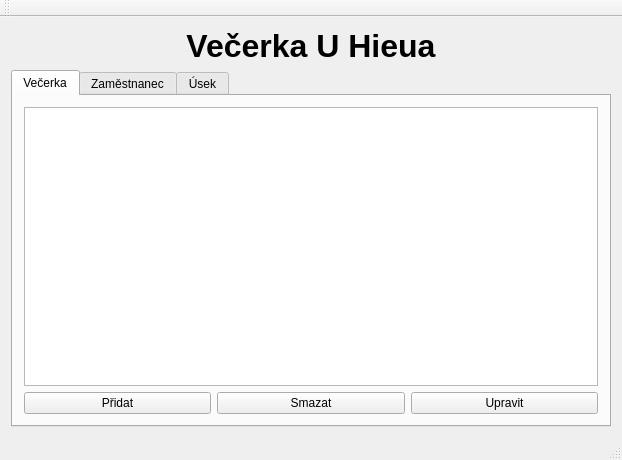
<?xml version="1.0" encoding="UTF-8"?>
<ui version="4.0">
 <class>MainWindow</class>
 <widget class="QMainWindow" name="MainWindow">
  <property name="geometry">
   <rect>
    <x>0</x>
    <y>0</y>
    <width>618</width>
    <height>460</height>
   </rect>
  </property>
  <property name="windowTitle">
   <string>MainWindow</string>
  </property>
  <widget class="QWidget" name="centralWidget">
   <layout class="QGridLayout" name="gridLayout">
    <item row="0" column="1">
     <widget class="QLabel" name="label">
      <property name="font">
       <font>
        <pointsize>24</pointsize>
        <weight>75</weight>
        <bold>true</bold>
       </font>
      </property>
      <property name="layoutDirection">
       <enum>Qt::LeftToRight</enum>
      </property>
      <property name="text">
       <string>Večerka U Hieua</string>
      </property>
      <property name="textFormat">
       <enum>Qt::AutoText</enum>
      </property>
      <property name="alignment">
       <set>Qt::AlignCenter</set>
      </property>
     </widget>
    </item>
    <item row="1" column="1">
     <widget class="QTabWidget" name="tabWidget">
      <property name="minimumSize">
       <size>
        <width>600</width>
        <height>300</height>
       </size>
      </property>
      <property name="currentIndex">
       <number>0</number>
      </property>
      <widget class="QWidget" name="tab">
       <attribute name="title">
        <string>Večerka</string>
       </attribute>
       <layout class="QGridLayout" name="gridLayout_2">
        <item row="3" column="0">
         <widget class="QPushButton" name="pushButtonPridatVecerka">
          <property name="text">
           <string>Přidat</string>
          </property>
         </widget>
        </item>
        <item row="3" column="1">
         <widget class="QPushButton" name="pushButtonSmazatVecerka">
          <property name="text">
           <string>Smazat</string>
          </property>
         </widget>
        </item>
        <item row="3" column="2">
         <widget class="QPushButton" name="pushButtonUpravitVecerka">
          <property name="text">
           <string>Upravit</string>
          </property>
         </widget>
        </item>
        <item row="0" column="0" rowspan="3" colspan="3">
         <widget class="QTableView" name="tableViewVecerka"/>
        </item>
       </layout>
      </widget>
      <widget class="QWidget" name="tab_2">
       <attribute name="title">
        <string>Zaměstnanec</string>
       </attribute>
       <layout class="QGridLayout" name="gridLayout_3">
        <item row="1" column="0" rowspan="5" colspan="6">
         <widget class="QTableView" name="tableViewZamestnanec"/>
        </item>
        <item row="6" column="5">
         <widget class="QPushButton" name="pushButtonUpravitZame">
          <property name="text">
           <string>Upravit</string>
          </property>
         </widget>
        </item>
        <item row="0" column="5">
         <spacer name="horizontalSpacer_2">
          <property name="orientation">
           <enum>Qt::Horizontal</enum>
          </property>
          <property name="sizeHint" stdset="0">
           <size>
            <width>40</width>
            <height>20</height>
           </size>
          </property>
         </spacer>
        </item>
        <item row="0" column="0">
         <spacer name="horizontalSpacer">
          <property name="orientation">
           <enum>Qt::Horizontal</enum>
          </property>
          <property name="sizeHint" stdset="0">
           <size>
            <width>40</width>
            <height>20</height>
           </size>
          </property>
         </spacer>
        </item>
        <item row="0" column="2">
         <widget class="QLabel" name="id_vecerka">
          <property name="text">
           <string>0</string>
          </property>
         </widget>
        </item>
        <item row="0" column="1">
         <widget class="QLabel" name="label_2">
          <property name="text">
           <string>Vybral jste večerku číslo:</string>
          </property>
         </widget>
        </item>
        <item row="6" column="0">
         <widget class="QPushButton" name="pushButtonPridatZame">
          <property name="text">
           <string>Přidat</string>
          </property>
         </widget>
        </item>
        <item row="6" column="1" colspan="3">
         <widget class="QPushButton" name="pushButtonSmazatZame">
          <property name="text">
           <string>Smazat</string>
          </property>
         </widget>
        </item>
       </layout>
      </widget>
      <widget class="QWidget" name="tab_3">
       <attribute name="title">
        <string>Úsek</string>
       </attribute>
       <layout class="QGridLayout" name="gridLayout_4">
        <item row="0" column="3">
         <spacer name="horizontalSpacer_4">
          <property name="orientation">
           <enum>Qt::Horizontal</enum>
          </property>
          <property name="sizeHint" stdset="0">
           <size>
            <width>40</width>
            <height>20</height>
           </size>
          </property>
         </spacer>
        </item>
        <item row="0" column="1">
         <widget class="QLabel" name="label_3">
          <property name="text">
           <string>Vyber jste zaměstnance </string>
          </property>
         </widget>
        </item>
        <item row="0" column="2">
         <widget class="QLabel" name="id_zame">
          <property name="text">
           <string>.</string>
          </property>
         </widget>
        </item>
        <item row="4" column="0" colspan="2">
         <widget class="QPushButton" name="pushButtonPridatUsek">
          <property name="text">
           <string>Přidat</string>
          </property>
         </widget>
        </item>
        <item row="0" column="0">
         <spacer name="horizontalSpacer_3">
          <property name="orientation">
           <enum>Qt::Horizontal</enum>
          </property>
          <property name="sizeHint" stdset="0">
           <size>
            <width>40</width>
            <height>20</height>
           </size>
          </property>
         </spacer>
        </item>
        <item row="1" column="0" rowspan="3" colspan="5">
         <widget class="QTableView" name="tableViewUsek"/>
        </item>
        <item row="4" column="2" colspan="3">
         <widget class="QPushButton" name="pushButtonSmazatUsek">
          <property name="text">
           <string>Smazat</string>
          </property>
         </widget>
        </item>
       </layout>
      </widget>
     </widget>
    </item>
   </layout>
  </widget>
  <widget class="QMenuBar" name="menuBar">
   <property name="geometry">
    <rect>
     <x>0</x>
     <y>0</y>
     <width>618</width>
     <height>21</height>
    </rect>
   </property>
  </widget>
  <widget class="QToolBar" name="mainToolBar">
   <attribute name="toolBarArea">
    <enum>TopToolBarArea</enum>
   </attribute>
   <attribute name="toolBarBreak">
    <bool>false</bool>
   </attribute>
  </widget>
  <widget class="QStatusBar" name="statusBar"/>
 </widget>
 <layoutdefault spacing="6" margin="11"/>
 <resources/>
 <connections/>
</ui>
